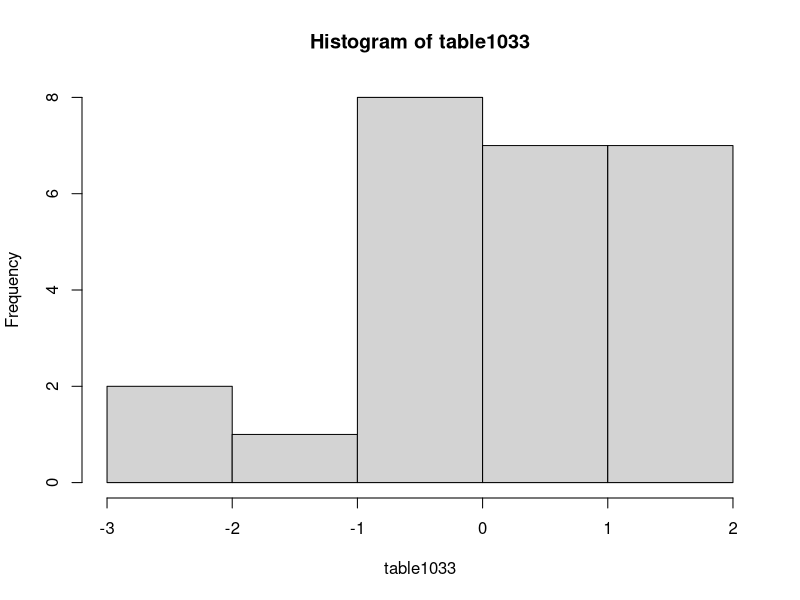
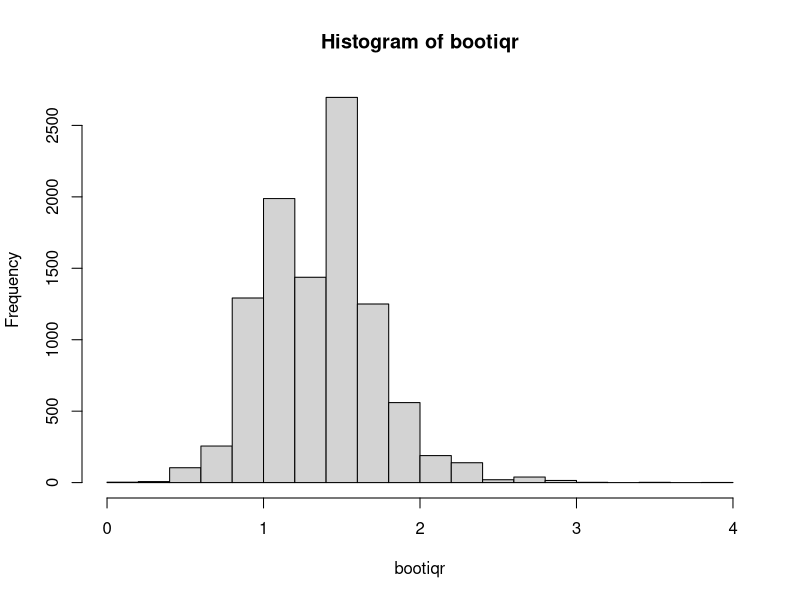

R code for these plots, in order: (Note: this script raises an error after producing the figures.)
# Example 12.6.4 from DeGroot and Schervish p843
table1033 <- c(-2.46,-2.11,-1.23,-0.99,-0.42,-0.39,-0.21,-0.15,-0.10,
              -0.07,-0.02,0.27,0.40,0.42,0.44,0.70,0.81,0.88,1.07,1.39,1.40,
              1.47,1.62,1.64,1.76)
hist(table1033)
thetahat <- IQR(table1033);thetahat
n <- length(table1033);n

#using IQR function is a little different than the book
sort_tab<-sort(table1033)
bookIQR=sort_tab[19]-sort_tab[6];bookIQR

# Bootstrap samples from original sample
bootsamps <- matrix(0,nrow=10000,ncol=n)
for (i in 1:10000)  {
  bootsamps[i,] <- sample(table1033,size=n,replace=T)  }
bootiqr <- apply(bootsamps,1,IQR)

# Investigate all bootstrap samples
par(mfrow=c(1,1))
hist(bootiqr)
mean(bootiqr)
sd(bootiqr)

# Percentile bootstrap 90% CI for IQR
a <- sort(bootiqr/thetahat)[.05*10000]
b <- sort(bootiqr/thetahat)[.95*10000]
lb <- thetahat/b
ub <- thetahat/a
lb
ub

# Bootstrap inference using boot() function in R
iqrboot <- function(x,i) {IQR(x[i])}
boot1.out <- boot(table1033,iqrboot,R=10000)
boot.ci(boot1.out, conf=.90)


# Example 12.6.6 from DeGroot and Schervish
lactic <- c(0.86,1.53,1.57,1.81,0.99,1.09,1.29,1.78,1.29,1.58)
hist(lactic)
m <- median(lactic);m
y <- mad(lactic,constant=1);y
n <- length(lactic);n

# Bootstrap samples from original sample
bootsamps <- matrix(0,nrow=10000,ncol=n)
for (i in 1:10000)  {
  bootsamps[i,] <- sample(lactic,size=n,replace=T)  }
mstar <- apply(bootsamps,1,median)
ystar <- apply(bootsamps,1,mad,constant=1)

# Investigate all bootstrap samples
par(mfrow=c(1,1))
hist(mstar)
mean(mstar)
sd(mstar)
par(mfrow=c(1,1))
hist(ystar)
mean(ystar)
sd(ystar)

# Percentile-t bootstrap 90% CI for median
d2 <- -sort((mstar-m)/ystar)[.05*10000]
d1 <- sort((mstar-m)/ystar)[.95*10000]
lb <- m-d1*y
ub <- m+d2*y
lb
ub

# Percentile bootstrap 90% CI for median
d2 <- -sort(mstar-m)[.05*10000]
d1 <- sort(mstar-m)[.95*10000]
lb <- m-d1
ub <- m+d2
lb
ub

# Bootstrap inference using boot() function in R
medboot <- function(x,i) {median(x[i])}
boot1.out <- boot(lactic,medboot,R=10000)
boot.ci(boot1.out,conf=.90)
